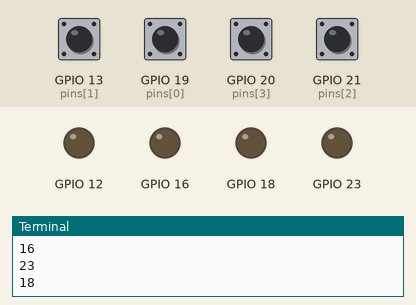
Simulated run of this program. Board: Raspberry Pi (BCM pin numbers). Shown: output pins drawn as LEDs (lit = HIGH), the last lines printed to the terminal. Inputs (shaded band) come from the test bench; at power-on: GPIO 13 (pins[1]), GPIO 19 (pins[0]), GPIO 20 (pins[3]), GPIO 21 (pins[2]) HIGH.

Above: at 1.2 s.
1.3 s: GPIO 13 (pins[1]) pulled LOW for 0.15 s
At 2.5 s:
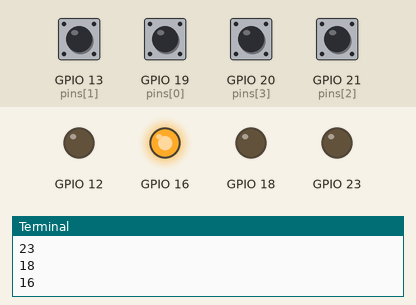
2.9 s: GPIO 19 (pins[0]) pulled LOW for 0.15 s
At 3.8 s:
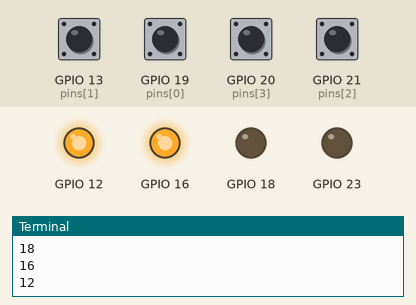
4.5 s: GPIO 20 (pins[3]) pulled LOW for 0.15 s
At 5.0 s:
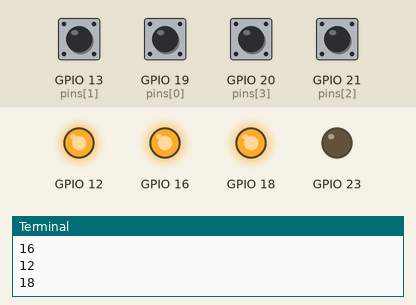
6.1 s: GPIO 21 (pins[2]) pulled LOW for 0.15 s
At 7.3 s:
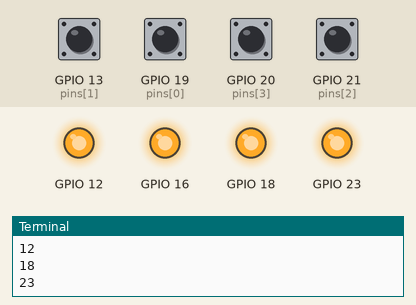
7.7 s: GPIO 13 (pins[1]) pulled LOW for 1 s
At 9.4 s:
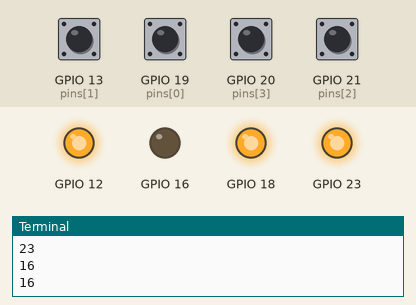
10.2 s: GPIO 19 (pins[0]) pulled LOW for 1 s
At 12.5 s:
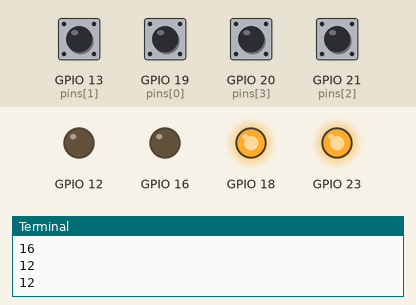
Timing chart, 0 to 13.7 s (numbered marks = the images above; inputs shaded):
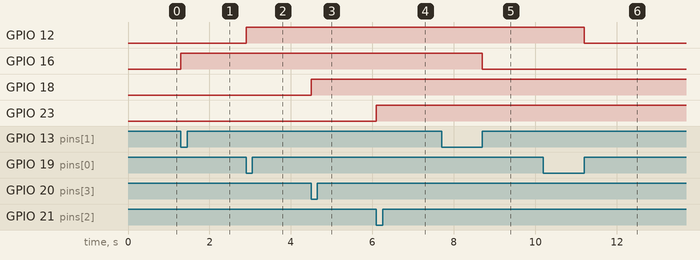

The program:

dip.py
```python
'''
DIP and LEDs
Raspberry Pi

In this project you turn on and turn off LEDs using a DIP switch.

What do you need?

* Raspberry Pi
* 4 LEDs - (blue, green, red, yellow)
* DIP switch
* Keyboard
* Resistor
* Jumper wire kit

'''

import RPi.GPIO as GPIO
import time

GPIO.setmode(GPIO.BCM)
GPIO.setwarnings(False)

pins= [19, 13, 21, 20]
leds = [12, 16, 23, 18]
state = {}

for pin in pins:
	GPIO.setup(pin, GPIO.IN, pull_up_down=GPIO.PUD_UP)

for led in leds:
	GPIO.setup(led, GPIO.OUT)
	state[led] = GPIO.input(led)


def led_on_off(pin):
    led = leds[pins.index(pin)]
    print(str(led))
    GPIO.output(led, not GPIO.input(pin))

for pin in pins:
	led_on_off(pin)

GPIO.add_event_detect(19, GPIO.BOTH, callback=led_on_off, bouncetime=300)
GPIO.add_event_detect(13, GPIO.BOTH, callback=led_on_off, bouncetime=300)
GPIO.add_event_detect(21, GPIO.BOTH, callback=led_on_off, bouncetime=300)
GPIO.add_event_detect(20, GPIO.BOTH, callback=led_on_off, bouncetime=300)

raw_input()

GPIO.cleanup()
```

Measured:
- after the input at 1.3 s, GPIO 16: LOW → HIGH at once
- after the input at 2.9 s, GPIO 12: LOW → HIGH at once
- after the input at 4.5 s, GPIO 18: LOW → HIGH at once
- after the input at 6.1 s, GPIO 23: LOW → HIGH at once
- after the input at 7.7 s, GPIO 16: HIGH → LOW after 1.0 s
- after the input at 10.2 s, GPIO 12: HIGH → LOW after 1.0 s
